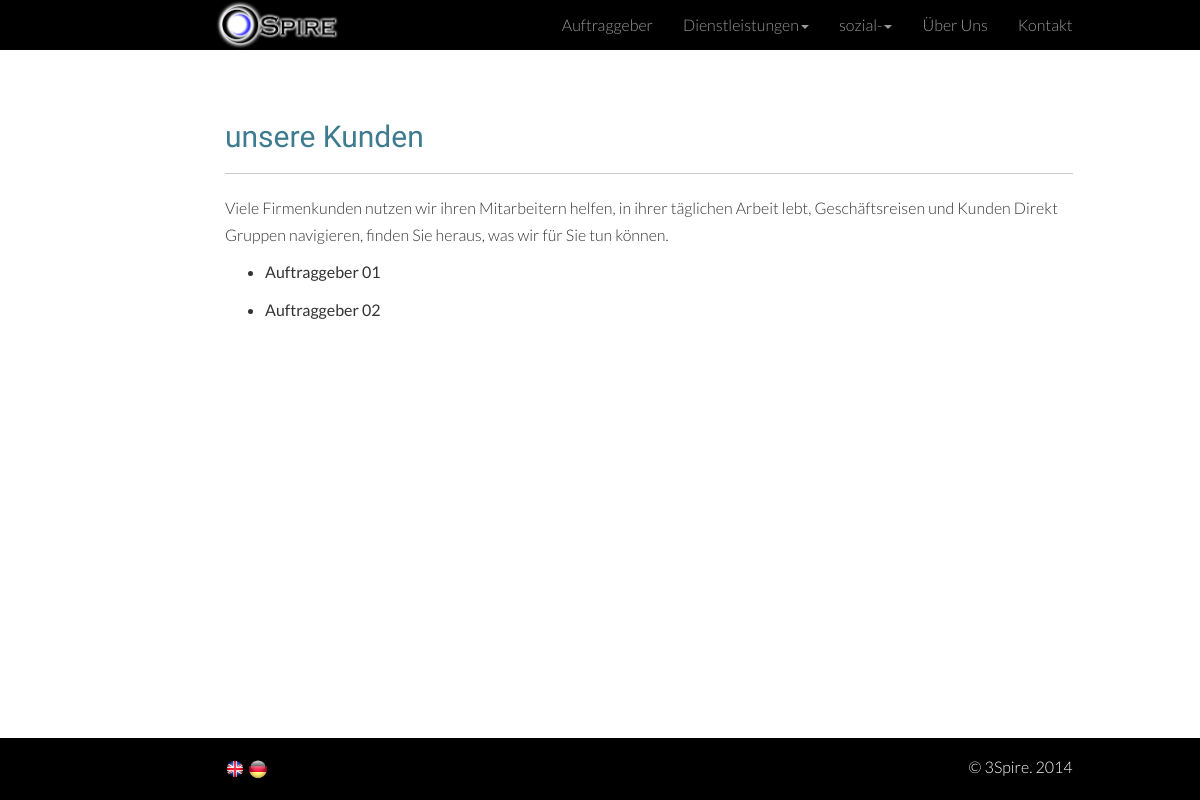
Screenshot of /ger/clients/ with the database file from the repository.
### ger/models.py (models this page shows, shortened)
class Company(models.Model):
    name = models.CharField(max_length=500)
    logo = models.ImageField(upload_to='company')
    email = models.EmailField(max_length=100)
    address = models.CharField(max_length=500)

class Client(models.Model):
    name = models.CharField(max_length=500)
    description = models.TextField()
    link = models.CharField(max_length=500)

### ger/views.py (the view)
def clients(request):
    comapny = Company.objects.all()
    services = Service.objects.all()
    social_links = SocialLinks.objects.all()
    clients_list = Client.objects.all()
    context = { 'clients_list': clients_list, 'services' : services,
               'social_links': social_links, 'company':comapny }
    return render(request, 'ger_clients.html', context)

### ger/templates/ger_clients.html
{% extends "ger_base.html" %}
{% load staticfiles %}
{% load staticfiles %}
{% block content%}
    {% if clients_list %}
    <div class="container padded">
    <div class="row">
        <div class="col-lg-9 col-md-offset-2">
            <h2>unsere Kunden</h2>
            <hr>
            <p>Viele Firmenkunden nutzen wir ihren Mitarbeitern helfen, in ihrer täglichen Arbeit lebt, Geschäftsreisen und Kunden Direkt Gruppen navigieren, finden Sie heraus, was wir für Sie tun können.</p>
        {% for client in clients_list %}
            <ul>
                <li><b>{{client.name}}</b></li>
            </ul>
        {% endfor %}
        </div>
    </div>
</div>
    {% else %}
        No Clients available
    {% endif %}
{% endblock %}

### templates/ger_base.html (shortened to what this page needs)
{% load staticfiles %}
<!DOCTYPE html>
<html>
    <head>
        <link rel="stylesheet" media="screen" type="text/css" href="{% static "css/bootstrap.min.css" %}">
        <link rel="stylesheet" media="screen" type="text/css" href="{% static "css/custom.css" %}">
    </head>
    <body>
        <nav class="navbar-inverse navbar-fixed-top" role="navigation">
            <div class="container">
                <div class="row">
                    <div id="top-bar-fix" class="col-lg-9 col-md-offset-2">
                        <div class="pull-left">
                            <div><a href="{% url 'ger_home' %}"><img src="{{company.0.logo.url}}" class="navbar-image" height="50" alt="3Spire"></a></div>
                        </div>
                            <div class="pull-right">
                                <ul class="nav navbar-nav">
                                    <li><a href="{% url 'ger_clients' %}">Auftraggeber</a></li>
                                    <li class="dropdown">
                                        <a href="#" class="dropdown-toggle" data-toggle="dropdown">Dienstleistungen<b class="caret"></b></a>
                                    </li>
                                    <li class="dropdown">
                                        <a href="#" class="dropdown-toggle" data-toggle="dropdown">sozial-<b class="caret"></b></a>
                                    </li>
				    <li><a href="{% url 'ger_about' %}">Über Uns</a></li>
                                    <li><a href="{% url 'ger_contact' %}">Kontakt</a></li>
                                </ul>
                            </div>
                    </div>
                </div>
            </div>
        </nav>
	{% block content%}
	{% endblock%}
	<div class="ftr">
	    <div class="container">
		<div class="row">
		    <footer class="col-lg-9 col-md-offset-2">
			<div class="pull-left">
			    <p>
				<a href="{% url 'home' %}">
				    <img src="{% static "images/uk.png" %}" name="eng" class="language" heigh="20" width="20" alt="flag">
				</a>
				<a href="{% url 'ger_home' %}">
				    <img src="{% static "images/germany.png" %}" name="eng" class="language" heigh="20" width="20" alt="flag">
				</a>
			    </p>
			</div>
			<div class="pull-right">
			    <p>&copy; 3Spire. 2014</p>
			</div>
		    </footer>
		</div>
	    </div>
	</div>
    </body>
</html>

### static/css/custom.css (style rules this page uses)
html, body { font-family: 'Lato', sans-serif; font-weight: 300; font-size: 16px; line-height: 1.7; background-color: #fff; }
h1, h2, h3, h4 { font-family: 'Abel', sans-serif; color: #3d7b8f; }
b, strong { font-weight: 400; }
* { -webkit-box-sizing: border-box; -moz-box-sizing: border-box; box-sizing: border-box; }
.padded { padding: 100px 15px; }
hr { border-top: 1px solid #c9c9c9; }
.ftr { background-color: #000; padding: 15px 0 10px 0; bottom: 0px; width: 100%; }
.ftr address, .ftr a, .ftr p { color: #fff; }
#top-bar-fix { padding: 0 0 0 5px; }

### rows the page displays
Company: logo (picture)
Client: name "Auftraggeber 01"
Client: name "Auftraggeber 02"
